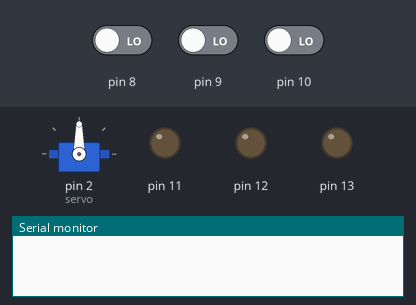
Bench run of a sketch on a simulated Arduino Uno, built with avr-gcc and run on an emulated ATmega328P. Parts: servo, output pins drawn as LEDs (lit = HIGH), the last lines printed to the serial monitor. The inputs (shaded band) are chosen by the test bench; at power-on: pin 8 LOW, pin 9 LOW, pin 10 LOW.

Above: at 1.2 s.
1.3 s: pin 8 driven HIGH
At 2.5 s:
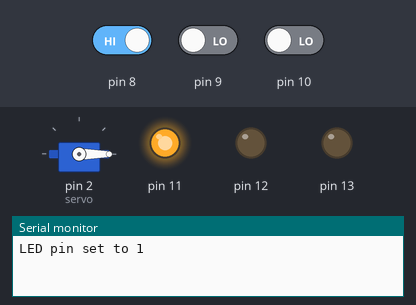
2.8 s: pin 9 driven HIGH
At 3.6 s:
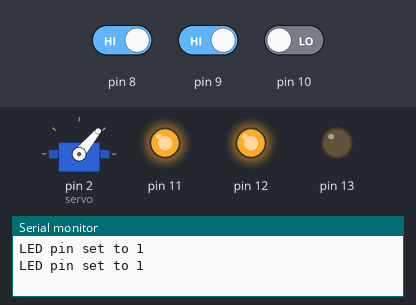
4.3 s: pin 10 driven HIGH
At 4.8 s:
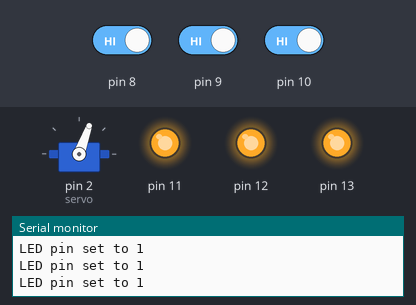
5.8 s: pin 8 driven LOW
At 7.0 s:
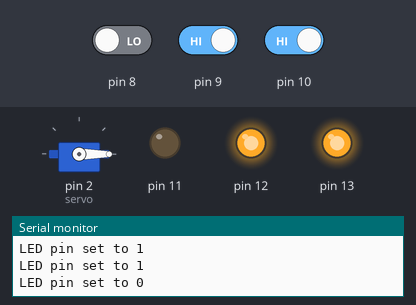
7.3 s: pin 9 driven LOW
At 8.3 s:
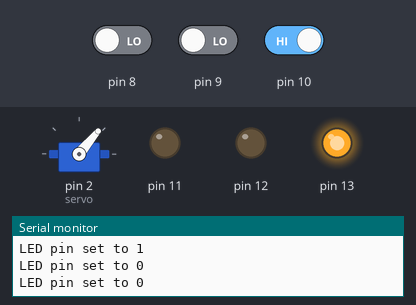
8.8 s: pin 10 driven LOW
At 9.4 s:
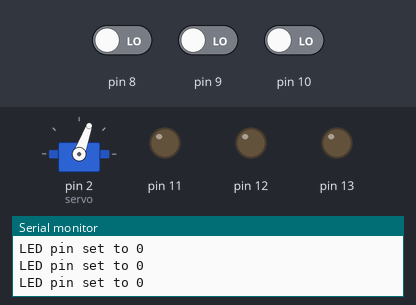
Timing chart, 0 to 11.3 s (numbered marks = the images above; inputs shaded):
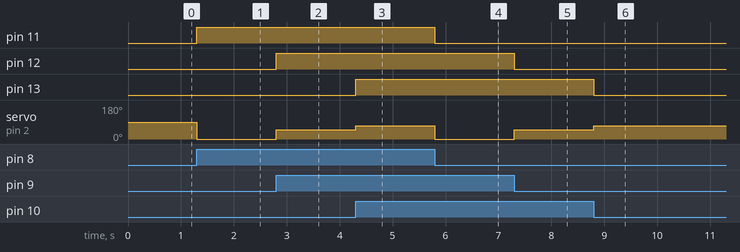

Measured:
- after the input at 1.3 s, pin 11: LOW → HIGH at once; servo on pin 2 (servo): 90° → 0° at once
- after the input at 2.8 s, pin 12: LOW → HIGH at once; servo on pin 2 (servo): 0° → 50° at once
- after the input at 4.3 s, pin 13: LOW → HIGH at once; servo on pin 2 (servo): 50° → 70° at once
- after the input at 5.8 s, pin 11: HIGH → LOW at once; servo on pin 2 (servo): 70° → 0° at once
- after the input at 7.3 s, pin 12: HIGH → LOW at once; servo on pin 2 (servo): 0° → 50° at once
- after the input at 8.8 s, pin 13: HIGH → LOW at once; servo on pin 2 (servo): 50° → 70° at once

The sketch:

Debounce.ino
```cpp
#include <ArduinoSTL.h>
#include "Components.h"
#include <Servo.h>
using namespace std;
Servo servo;

DebounceSwitch sw1(8);
DebounceSwitch sw2(9);
DebounceSwitch sw3(10);

LED greenLed(11);
LED yellowLed(12);
LED redLed(13);

class RockAction :public Slot { virtual void signaled(bool state) { servo.write(0); } };
RockAction rockAction;

class PaperAction :public Slot { virtual void signaled(bool state) { servo.write(50); } };
PaperAction paperAction;

class ScissorAction :public Slot { virtual void signaled(bool state) { servo.write(70); } };
ScissorAction scissorAction;

class EmptyAction :public Slot { virtual void signaled(bool state) { servo.write(180); } };
EmptyAction emptyAction;

void setup() {
	Serial.begin(9600);
	printf("Setup\n");

	pinMode(greenLed.getPin(), OUTPUT);
	pinMode(yellowLed.getPin(), OUTPUT);
	pinMode(redLed.getPin(), OUTPUT);

	pinMode(sw1.getPin(), INPUT);
	pinMode(sw2.getPin(), INPUT);
	pinMode(sw3.getPin(), INPUT);

	sw1.connect(&greenLed);
	sw1.connect(&rockAction);

	sw2.connect(&yellowLed);
	sw2.connect(&paperAction);

	sw3.connect(&redLed);
	sw3.connect(&scissorAction);

	servo.attach(2);
	servo.write(90);
	delay(40);
}

void loop() {
	sw1.update();
	sw2.update();
	sw3.update();
	delay(1);
}
```

Components.h
```cpp
#ifndef _Components_h
#define _Components_h

#if defined(ARDUINO) && ARDUINO >= 100
	#include "arduino.h"
#else
	#include "WProgram.h"
#endif

#endif

#include <ArduinoSTL.h>

using namespace std;

class Slot {
public:
	virtual void signaled(bool state) = 0;
};

class Signal {
public:
	void emit(bool value) {
		for (auto& slot : slots) {
			slot->signaled(value);
		}
	}
	void connect(Slot* slot) {
		slots.push_back(slot);
	}
private:
	vector<Slot*> slots;
};


//debouncing switch
//fire event immediately if changed, then wait some time until allowed to fire again
class DebounceSwitch : public Signal {
	int pin = 0;
	bool stableState = false;
	int minWait = 5;
	int fireTime = 0;
public:
	DebounceSwitch(int pin) {
		this->pin = pin;
		this->stableState = digitalRead(pin);
	}

	int getPin() { return pin; }

	bool state() { return stableState; }

	void update() {
		bool currentState = digitalRead(pin);
		if (currentState != stableState) {
			int now = millis();
			int delta = now - fireTime;
			if (delta > minWait) {
				stableState = currentState;
				emit(stableState);
				fireTime = now;
			}
		}
	}
};

class LED :public Slot {
	int pin;
public:
	LED(int pin) { this->pin = pin; }
	int getPin() { return pin; }
	virtual void signaled(bool state) {
		digitalWrite(pin, state);

		Serial.print("LED pin set to ");
		Serial.println(state);
	}
};
```
